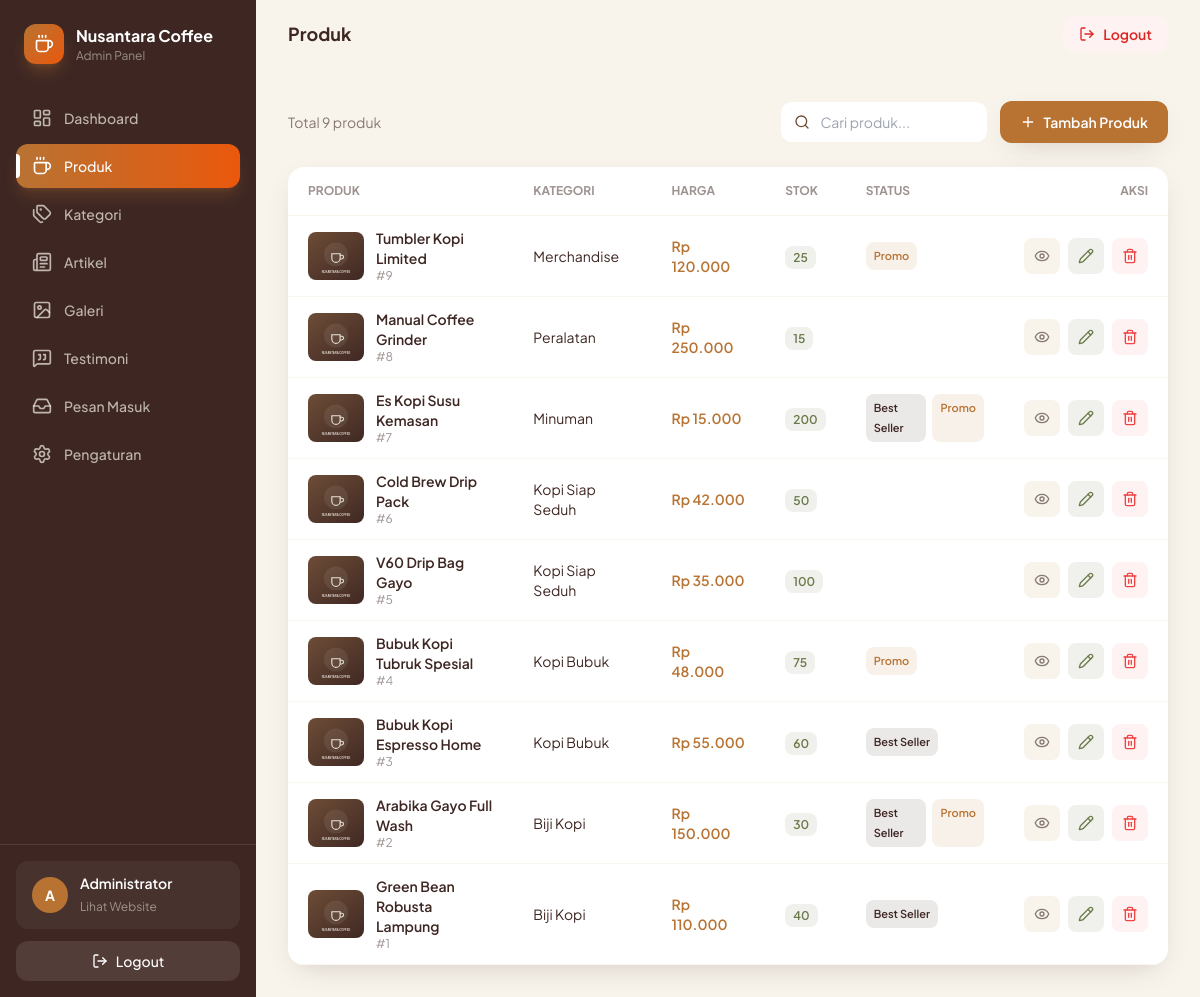
/admin/produk/index.php (signed in), run on the app's committed database.
### tables this page shows
CREATE TABLE `produk` (
  `id` INT UNSIGNED AUTO_INCREMENT PRIMARY KEY,
  `kategori_id` INT UNSIGNED NOT NULL,
  `nama` VARCHAR(150) NOT NULL,
  `slug` VARCHAR(180) NOT NULL UNIQUE,
  `deskripsi` TEXT NOT NULL,
  `harga` INT UNSIGNED NOT NULL DEFAULT 0,
  `stok` INT UNSIGNED NOT NULL DEFAULT 0,
  `berat` VARCHAR(30) DEFAULT '250 gram',
  `gambar` VARCHAR(255) NOT NULL,
  `gambar_2` VARCHAR(255) DEFAULT NULL,
  `gambar_3` VARCHAR(255) DEFAULT NULL,
  `best_seller` TINYINT(1) NOT NULL DEFAULT 0,
  `promo` TINYINT(1) NOT NULL DEFAULT 0,
  `diskon` INT UNSIGNED NOT NULL DEFAULT 0 COMMENT 'persen, hanya jika promo',
  `created_at` TIMESTAMP DEFAULT CURRENT_TIMESTAMP,
  `updated_at` TIMESTAMP DEFAULT CURRENT_TIMESTAMP ON UPDATE CURRENT_TIMESTAMP,
  CONSTRAINT `fk_produk_kategori` FOREIGN KEY (`kategori_id`)
    REFERENCES `kategori`(`id`) ON DELETE CASCADE ON UPDATE CASCADE
);

CREATE TABLE `kategori` (
  `id` INT UNSIGNED AUTO_INCREMENT PRIMARY KEY,
  `nama` VARCHAR(100) NOT NULL,
  `slug` VARCHAR(120) NOT NULL UNIQUE,
  `created_at` TIMESTAMP DEFAULT CURRENT_TIMESTAMP
);

### config/database.php (called while the page is built, shortened)
<?php
function db(): PDO {
    static $pdo = null;
    if ($pdo === null) {
        $dsn = 'mysql:host=' . DB_HOST . ';port=' . DB_PORT . ';dbname=' . DB_NAME . ';charset=utf8mb4';
        $options = [
            PDO::ATTR_ERRMODE            => PDO::ERRMODE_EXCEPTION,
            PDO::ATTR_DEFAULT_FETCH_MODE => PDO::FETCH_ASSOC,
            PDO::ATTR_EMULATE_PREPARES   => false,
        ];
        try {
            $pdo = new PDO($dsn, DB_USER, DB_PASS, $options);
        } catch (PDOException $e) {
            die('Koneksi database gagal: ' . htmlspecialchars($e->getMessage()));
        }
    }
    return $pdo;
}

### includes/functions.php (called while the page is built, shortened)
<?php
require_once __DIR__ . '/../config/database.php';
function e(?string $value): string {
    return htmlspecialchars((string)$value, ENT_QUOTES, 'UTF-8');
}
function get(string $key, $default = '') {
    return isset($_GET[$key]) ? trim((string)$_GET[$key]) : $default;
}
function rupiah($angka): string {
    return 'Rp ' . number_format((int)$angka, 0, ',', '.');
}
function url(string $path = ''): string {
    return BASE_URL . '/' . ltrim($path, '/');
}
function asset(string $path): string {
    return url($path);
}

### admin/produk/index.php (the view, shortened to what this page needs)
<?php
$q = get('q');
$where = '1=1';
$params = [];
$stmt = db()->prepare(
    "SELECT p.*, k.nama AS kategori_nama
       FROM produk p
       JOIN kategori k ON k.id = p.kategori_id
      WHERE $where ORDER BY p.id DESC"
);
$stmt->execute($params);
$produks = $stmt->fetchAll();
require_once __DIR__ . '/../layout/head.php';
?>
<div class="flex flex-wrap items-center justify-between gap-4">
    <div>
        <p class="text-sm text-espresso/60">Total <?= count($produks) ?> produk</p>
    </div>
    <div class="flex flex-wrap gap-3">
        <form method="get" class="relative">
            <input type="text" name="q" value="<?= e($q) ?>" placeholder="Cari produk..." class="w-52 rounded-xl border border-cream bg-white py-2.5 pl-10 pr-4 text-sm outline-none transition focus:border-copper">
        </form>
        <a href="<?= url('admin/produk/create.php') ?>" class="inline-flex items-center gap-2 rounded-xl bg-copper px-5 py-2.5 text-sm font-semibold text-white shadow-soft transition-all duration-300 hover:bg-espresso">
            <i data-lucide="plus" class="h-4 w-4"></i> Tambah Produk
        </a>
    </div>
</div>
<div class="mt-6 overflow-hidden rounded-2xl bg-white shadow-soft">
    <div class="overflow-x-auto">
        <table class="w-full text-left text-sm">
            <thead>
                <tr class="border-b border-cream text-xs uppercase text-espresso/50">
                    <th class="px-5 py-4">Produk</th>
                    <th class="px-5 py-4">Kategori</th>
                    <th class="px-5 py-4">Harga</th>
                    <th class="px-5 py-4">Stok</th>
                    <th class="px-5 py-4">Status</th>
                    <th class="px-5 py-4 text-right">Aksi</th>
                </tr>
            </thead>
            <tbody>
                <?php foreach ($produks as $p): ?>
                <tr class="border-b border-cream/70 hover:bg-cream/40">
                    <td class="px-5 py-3">
                        <div class="flex items-center gap-3">
                            <img src="<?= e(asset($p['gambar'])) ?>" alt="<?= e($p['nama']) ?>" class="h-12 w-14 rounded-lg object-cover">
                            <div>
                                <p class="font-semibold"><?= e($p['nama']) ?></p>
                                <p class="text-xs text-espresso/50">#<?= (int)$p['id'] ?></p>
                            </div>
                        </div>
                    </td>
                    <td class="px-5 py-3"><?= e($p['kategori_nama']) ?></td>
                    <td class="px-5 py-3 font-semibold text-copper"><?= e(rupiah($p['harga'])) ?></td>
                    <td class="px-5 py-3">
                        <span class="rounded-lg px-2 py-1 text-xs font-semibold <?= (int)$p['stok'] > 0 ? 'bg-olive/10 text-olive' : 'bg-red-100 text-red-500' ?>"><?= (int)$p['stok'] ?></span>
                    </td>
                    <td class="px-5 py-3">
                        <div class="flex gap-1.5">
                            <?php if (!empty($p['best_seller'])): ?><span class="rounded-lg bg-espresso/10 px-2 py-1 text-[11px] font-semibold text-espresso">Best Seller</span><?php endif; ?>
                            <?php if (!empty($p['promo'])): ?><span class="rounded-lg bg-copper/10 px-2 py-1 text-[11px] font-semibold text-copper">Promo</span><?php endif; ?>
                        </div>
                    </td>
                    <td class="px-5 py-3">
                        <div class="flex justify-end gap-2">
                            <a href="<?= url('index.php?page=detail&id=' . (int)$p['id']) ?>" target="_blank" class="flex h-9 w-9 items-center justify-center rounded-lg bg-cream text-espresso/60 transition hover:bg-coffee hover:text-white" title="Lihat"><i data-lucide="eye" class="h-4 w-4"></i></a>
                            <a href="<?= url('admin/produk/edit.php?id=' . (int)$p['id']) ?>" class="flex h-9 w-9 items-center justify-center rounded-lg bg-olive/10 text-olive transition hover:bg-olive hover:text-white" title="Edit"><i data-lucide="pencil" class="h-4 w-4"></i></a>
                            <form method="post" data-confirm="Hapus produk ini?" class="inline">
                                <button type="submit" class="flex h-9 w-9 items-center justify-center rounded-lg bg-red-50 text-red-500 transition hover:bg-red-500 hover:text-white" title="Hapus"><i data-lucide="trash-2" class="h-4 w-4"></i></button>
                            </form>
                        </div>
                    </td>
                </tr>
                <?php endforeach; ?>
            </tbody>
        </table>
    </div>
</div>
<?php require_once __DIR__ . '/../layout/footer.php'; ?>

### assets/css/style.css (style rules this page uses)
html { scroll-behavior: smooth; }
a[href], button, [role=button], select, summary, label[for], input[type=checkbox], input[type=radio], input[type=range], input[type=file] { cursor: pointer; }

### data on the page
produk: gambar (placeholder picture), nama "Tumbler Kopi Limited", id "9", kategori.nama "Merchandise", harga "Rp 120.000", stok "25", promo "Promo"
produk: gambar (placeholder picture), nama "Manual Coffee Grinder", id "8", kategori.nama "Peralatan", harga "Rp 250.000", stok "15"
produk: gambar (placeholder picture), nama "Es Kopi Susu Kemasan", id "7", kategori.nama "Minuman", harga "Rp 15.000", stok "200", best_seller "Best Seller", promo "Promo"
produk: gambar (placeholder picture), nama "Cold Brew Drip Pack", id "6", kategori.nama "Kopi Siap Seduh", harga "Rp 42.000", stok "50"
produk: gambar (placeholder picture), nama "V60 Drip Bag Gayo", id "5", kategori.nama "Kopi Siap Seduh", harga "Rp 35.000", stok "100"
produk: gambar (placeholder picture), nama "Bubuk Kopi Tubruk Spesial", id "4", kategori.nama "Kopi Bubuk", harga "Rp 48.000", stok "75", promo "Promo"
produk: gambar (placeholder picture), nama "Bubuk Kopi Espresso Home", id "3", kategori.nama "Kopi Bubuk", harga "Rp 55.000", stok "60", best_seller "Best Seller"
produk: gambar (placeholder picture), nama "Arabika Gayo Full Wash", id "2", kategori.nama "Biji Kopi", harga "Rp 150.000", stok "30", best_seller "Best Seller", promo "Promo"
produk: gambar (placeholder picture), nama "Green Bean Robusta Lampung", id "1", kategori.nama "Biji Kopi", harga "Rp 110.000", stok "40", best_seller "Best Seller"

### other printed values
site('site_name', APP_NAME) "Nusantara Coffee"
$m['label'] "Dashboard"
$m['label'] "Produk"
$m['label'] "Kategori"
$m['label'] "Artikel"
$m['label'] "Galeri"
$m['label'] "Testimoni"
$m['label'] "Pesan Masuk"
$m['label'] "Pengaturan"
mb_strtoupper(mb_substr($_SESSION['admin_name'] ?? 'A', 0, 1)) "A"
$_SESSION['admin_name'] "Administrator"
$title "Produk"
count($produks) "9"
